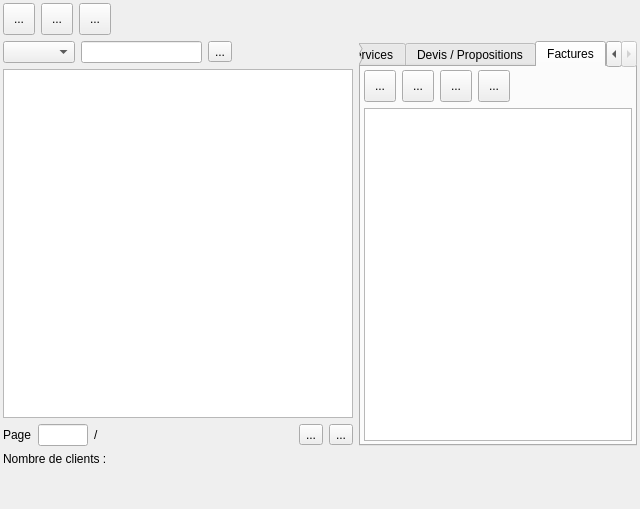
<?xml version="1.0" encoding="UTF-8"?>
<ui version="4.0">
 <class>customerView</class>
 <widget class="QWidget" name="customerView">
  <property name="geometry">
   <rect>
    <x>0</x>
    <y>0</y>
    <width>640</width>
    <height>509</height>
   </rect>
  </property>
  <property name="windowTitle">
   <string>Form</string>
  </property>
  <layout class="QHBoxLayout" name="horizontalLayout">
   <property name="spacing">
    <number>6</number>
   </property>
   <property name="leftMargin">
    <number>3</number>
   </property>
   <property name="topMargin">
    <number>3</number>
   </property>
   <property name="rightMargin">
    <number>3</number>
   </property>
   <property name="bottomMargin">
    <number>3</number>
   </property>
   <item>
    <layout class="QVBoxLayout" name="verticalLayout">
     <property name="spacing">
      <number>6</number>
     </property>
     <item>
      <layout class="QHBoxLayout" name="horizontalLayout_4" stretch="0,0,0,0">
       <property name="sizeConstraint">
        <enum>QLayout::SetDefaultConstraint</enum>
       </property>
       <property name="rightMargin">
        <number>5</number>
       </property>
       <item>
        <widget class="QToolButton" name="toolBut_Add">
         <property name="minimumSize">
          <size>
           <width>32</width>
           <height>32</height>
          </size>
         </property>
         <property name="toolTip">
          <string>Ajouter un client</string>
         </property>
         <property name="text">
          <string>...</string>
         </property>
         <property name="icon">
          <iconset resource="../ressources.qrc">
           <normaloff>:/app/adduser</normaloff>:/app/adduser</iconset>
         </property>
         <property name="iconSize">
          <size>
           <width>24</width>
           <height>24</height>
          </size>
         </property>
        </widget>
       </item>
       <item>
        <widget class="QToolButton" name="toolBut_Edit">
         <property name="minimumSize">
          <size>
           <width>32</width>
           <height>32</height>
          </size>
         </property>
         <property name="toolTip">
          <string>Modifier le client</string>
         </property>
         <property name="text">
          <string>...</string>
         </property>
         <property name="icon">
          <iconset resource="../ressources.qrc">
           <normaloff>:/app/Edit</normaloff>:/app/Edit</iconset>
         </property>
         <property name="iconSize">
          <size>
           <width>24</width>
           <height>24</height>
          </size>
         </property>
        </widget>
       </item>
       <item>
        <widget class="QToolButton" name="toolButton_Del">
         <property name="enabled">
          <bool>true</bool>
         </property>
         <property name="minimumSize">
          <size>
           <width>32</width>
           <height>32</height>
          </size>
         </property>
         <property name="toolTip">
          <string>Supprimer le client</string>
         </property>
         <property name="text">
          <string>...</string>
         </property>
         <property name="icon">
          <iconset resource="../ressources.qrc">
           <normaloff>:/app/remove</normaloff>:/app/remove</iconset>
         </property>
         <property name="iconSize">
          <size>
           <width>16</width>
           <height>16</height>
          </size>
         </property>
        </widget>
       </item>
       <item>
        <spacer name="horizontalSpacer">
         <property name="orientation">
          <enum>Qt::Horizontal</enum>
         </property>
         <property name="sizeHint" stdset="0">
          <size>
           <width>40</width>
           <height>20</height>
          </size>
         </property>
        </spacer>
       </item>
      </layout>
     </item>
     <item>
      <layout class="QHBoxLayout" name="horizontalLayout_2">
       <item>
        <layout class="QVBoxLayout" name="verticalLayout_4">
         <item>
          <layout class="QHBoxLayout" name="horizontalLayout_5">
           <item>
            <widget class="QComboBox" name="comboBoxFiltre"/>
           </item>
           <item>
            <widget class="QLineEdit" name="lineEdit_Search">
             <property name="toolTip">
              <string>&lt;!DOCTYPE HTML PUBLIC &quot;-//W3C//DTD HTML 4.0//EN&quot; &quot;http://www.w3.org/TR/REC-html40/strict.dtd&quot;&gt;
&lt;html&gt;&lt;head&gt;&lt;meta name=&quot;qrichtext&quot; content=&quot;1&quot; /&gt;&lt;style type=&quot;text/css&quot;&gt;
p, li { white-space: pre-wrap; }
&lt;/style&gt;&lt;/head&gt;&lt;body style=&quot; font-family:'Sans Serif'; font-size:9pt; font-weight:400; font-style:normal;&quot;&gt;
&lt;table border=&quot;0&quot; style=&quot;-qt-table-type: root; margin-top:4px; margin-bottom:4px; margin-left:4px; margin-right:4px;&quot;&gt;
&lt;tr&gt;
&lt;td style=&quot;border: none;&quot;&gt;
&lt;p style=&quot; margin-top:0px; margin-bottom:0px; margin-left:0px; margin-right:0px; -qt-block-indent:0; text-indent:0px;&quot;&gt;&lt;span style=&quot; font-weight:600;&quot;&gt;Chercher un client...&lt;/span&gt;&lt;/p&gt;&lt;/td&gt;&lt;/tr&gt;&lt;/table&gt;&lt;/body&gt;&lt;/html&gt;</string>
             </property>
             <property name="maxLength">
              <number>128</number>
             </property>
             <property name="clearButtonEnabled">
              <bool>true</bool>
             </property>
            </widget>
           </item>
           <item>
            <widget class="QToolButton" name="toolBut_search">
             <property name="toolTip">
              <string>Chercher un client</string>
             </property>
             <property name="text">
              <string>...</string>
             </property>
             <property name="icon">
              <iconset resource="../ressources.qrc">
               <normaloff>:/app/search</normaloff>:/app/search</iconset>
             </property>
             <property name="iconSize">
              <size>
               <width>24</width>
               <height>24</height>
              </size>
             </property>
            </widget>
           </item>
           <item>
            <spacer name="horizontalSpacer_2">
             <property name="orientation">
              <enum>Qt::Horizontal</enum>
             </property>
             <property name="sizeHint" stdset="0">
              <size>
               <width>40</width>
               <height>20</height>
              </size>
             </property>
            </spacer>
           </item>
          </layout>
         </item>
         <item>
          <widget class="QTableWidget" name="tableWidget">
           <property name="sizePolicy">
            <sizepolicy hsizetype="Minimum" vsizetype="Expanding">
             <horstretch>0</horstretch>
             <verstretch>0</verstretch>
            </sizepolicy>
           </property>
           <property name="minimumSize">
            <size>
             <width>350</width>
             <height>0</height>
            </size>
           </property>
           <property name="maximumSize">
            <size>
             <width>16777215</width>
             <height>16777215</height>
            </size>
           </property>
           <property name="alternatingRowColors">
            <bool>true</bool>
           </property>
          </widget>
         </item>
         <item>
          <layout class="QHBoxLayout" name="horizontalLayout_12">
           <item>
            <widget class="QLabel" name="LabelPa">
             <property name="text">
              <string>Page</string>
             </property>
            </widget>
           </item>
           <item>
            <widget class="QLineEdit" name="lineEdit_page">
             <property name="maximumSize">
              <size>
               <width>50</width>
               <height>16777215</height>
              </size>
             </property>
             <property name="alignment">
              <set>Qt::AlignCenter</set>
             </property>
            </widget>
           </item>
           <item>
            <widget class="QLabel" name="label_pageMax">
             <property name="text">
              <string>/</string>
             </property>
            </widget>
           </item>
           <item>
            <spacer name="horizontalSpacer_7">
             <property name="orientation">
              <enum>Qt::Horizontal</enum>
             </property>
             <property name="sizeHint" stdset="0">
              <size>
               <width>40</width>
               <height>20</height>
              </size>
             </property>
            </spacer>
           </item>
           <item>
            <widget class="QToolButton" name="toolButton_pagePrev">
             <property name="text">
              <string>...</string>
             </property>
             <property name="icon">
              <iconset resource="../ressources.qrc">
               <normaloff>:/app/prev</normaloff>:/app/prev</iconset>
             </property>
             <property name="iconSize">
              <size>
               <width>16</width>
               <height>16</height>
              </size>
             </property>
            </widget>
           </item>
           <item>
            <widget class="QToolButton" name="toolButton_pageNext">
             <property name="text">
              <string>...</string>
             </property>
             <property name="icon">
              <iconset resource="../ressources.qrc">
               <normaloff>:/app/next</normaloff>:/app/next</iconset>
             </property>
            </widget>
           </item>
          </layout>
         </item>
        </layout>
       </item>
       <item>
        <widget class="QTabWidget" name="tabWidget_Customer">
         <property name="sizePolicy">
          <sizepolicy hsizetype="Expanding" vsizetype="Expanding">
           <horstretch>1</horstretch>
           <verstretch>0</verstretch>
          </sizepolicy>
         </property>
         <property name="tabShape">
          <enum>QTabWidget::Rounded</enum>
         </property>
         <property name="currentIndex">
          <number>3</number>
         </property>
         <property name="iconSize">
          <size>
           <width>24</width>
           <height>24</height>
          </size>
         </property>
         <widget class="QWidget" name="tab_file">
          <attribute name="icon">
           <iconset resource="../ressources.qrc">
            <normaloff>:/app/customer_info</normaloff>:/app/customer_info</iconset>
          </attribute>
          <attribute name="title">
           <string>Fiche</string>
          </attribute>
          <layout class="QHBoxLayout" name="horizontalLayout_6">
           <property name="leftMargin">
            <number>3</number>
           </property>
           <property name="topMargin">
            <number>3</number>
           </property>
           <property name="rightMargin">
            <number>3</number>
           </property>
           <property name="bottomMargin">
            <number>3</number>
           </property>
           <item>
            <layout class="QVBoxLayout" name="verticalLayout_5">
             <item>
              <widget class="QScrollArea" name="scrollArea">
               <property name="widgetResizable">
                <bool>true</bool>
               </property>
               <widget class="QWidget" name="scrollAreaWidgetContents">
                <property name="geometry">
                 <rect>
                  <x>0</x>
                  <y>0</y>
                  <width>256</width>
                  <height>347</height>
                 </rect>
                </property>
                <layout class="QVBoxLayout" name="verticalLayout_9">
                 <item>
                  <layout class="QVBoxLayout" name="verticalLayout_8">
                   <item>
                    <layout class="QHBoxLayout" name="horizontalLayout_13">
                     <item>
                      <widget class="QToolButton" name="toolButton_clipboard">
                       <property name="toolTip">
                        <string>Copier dans le presse papier</string>
                       </property>
                       <property name="text">
                        <string>...</string>
                       </property>
                       <property name="icon">
                        <iconset resource="../ressources.qrc">
                         <normaloff>:/app/check</normaloff>:/app/check</iconset>
                       </property>
                       <property name="iconSize">
                        <size>
                         <width>24</width>
                         <height>24</height>
                        </size>
                       </property>
                      </widget>
                     </item>
                     <item>
                      <spacer name="horizontalSpacer_8">
                       <property name="orientation">
                        <enum>Qt::Horizontal</enum>
                       </property>
                       <property name="sizeHint" stdset="0">
                        <size>
                         <width>40</width>
                         <height>20</height>
                        </size>
                       </property>
                      </spacer>
                     </item>
                    </layout>
                   </item>
                   <item>
                    <widget class="QLabel" name="labelInfoCustomer">
                     <property name="text">
                      <string>...</string>
                     </property>
                     <property name="margin">
                      <number>5</number>
                     </property>
                    </widget>
                   </item>
                   <item>
                    <spacer name="verticalSpacer_3">
                     <property name="orientation">
                      <enum>Qt::Vertical</enum>
                     </property>
                     <property name="sizeHint" stdset="0">
                      <size>
                       <width>20</width>
                       <height>40</height>
                      </size>
                     </property>
                    </spacer>
                   </item>
                  </layout>
                 </item>
                </layout>
               </widget>
              </widget>
             </item>
            </layout>
           </item>
          </layout>
         </widget>
         <widget class="QWidget" name="tab_services">
          <attribute name="icon">
           <iconset resource="../ressources.qrc">
            <normaloff>:/app/services</normaloff>:/app/services</iconset>
          </attribute>
          <attribute name="title">
           <string>Services</string>
          </attribute>
          <layout class="QVBoxLayout" name="verticalLayout_11">
           <property name="leftMargin">
            <number>3</number>
           </property>
           <property name="topMargin">
            <number>3</number>
           </property>
           <property name="rightMargin">
            <number>3</number>
           </property>
           <property name="bottomMargin">
            <number>3</number>
           </property>
           <item>
            <layout class="QVBoxLayout" name="verticalLayout_10">
             <item>
              <layout class="QHBoxLayout" name="horizontalLayout_3">
               <item>
                <widget class="QToolButton" name="toolButton_addService">
                 <property name="minimumSize">
                  <size>
                   <width>32</width>
                   <height>32</height>
                  </size>
                 </property>
                 <property name="toolTip">
                  <string>Ajouter un service</string>
                 </property>
                 <property name="text">
                  <string/>
                 </property>
                 <property name="icon">
                  <iconset resource="../ressources.qrc">
                   <normaloff>:/app/insert</normaloff>:/app/insert</iconset>
                 </property>
                 <property name="iconSize">
                  <size>
                   <width>24</width>
                   <height>24</height>
                  </size>
                 </property>
                </widget>
               </item>
               <item>
                <widget class="QToolButton" name="toolButton_editService">
                 <property name="minimumSize">
                  <size>
                   <width>32</width>
                   <height>32</height>
                  </size>
                 </property>
                 <property name="toolTip">
                  <string>Editer un service</string>
                 </property>
                 <property name="text">
                  <string/>
                 </property>
                 <property name="icon">
                  <iconset resource="../ressources.qrc">
                   <normaloff>:/app/Edit</normaloff>:/app/Edit</iconset>
                 </property>
                 <property name="iconSize">
                  <size>
                   <width>24</width>
                   <height>24</height>
                  </size>
                 </property>
                </widget>
               </item>
               <item>
                <widget class="QToolButton" name="toolButton_delService">
                 <property name="minimumSize">
                  <size>
                   <width>32</width>
                   <height>32</height>
                  </size>
                 </property>
                 <property name="toolTip">
                  <string>Supprimer un service</string>
                 </property>
                 <property name="text">
                  <string/>
                 </property>
                 <property name="icon">
                  <iconset resource="../ressources.qrc">
                   <normaloff>:/app/remove</normaloff>:/app/remove</iconset>
                 </property>
                 <property name="iconSize">
                  <size>
                   <width>16</width>
                   <height>16</height>
                  </size>
                 </property>
                </widget>
               </item>
               <item>
                <widget class="QToolButton" name="toolButton_printServ">
                 <property name="minimumSize">
                  <size>
                   <width>32</width>
                   <height>32</height>
                  </size>
                 </property>
                 <property name="toolTip">
                  <string>imprimer un service</string>
                 </property>
                 <property name="text">
                  <string/>
                 </property>
                 <property name="icon">
                  <iconset resource="../ressources.qrc">
                   <normaloff>:/app/print</normaloff>:/app/print</iconset>
                 </property>
                 <property name="iconSize">
                  <size>
                   <width>22</width>
                   <height>22</height>
                  </size>
                 </property>
                </widget>
               </item>
               <item>
                <spacer name="horizontalSpacer_6">
                 <property name="orientation">
                  <enum>Qt::Horizontal</enum>
                 </property>
                 <property name="sizeHint" stdset="0">
                  <size>
                   <width>40</width>
                   <height>20</height>
                  </size>
                 </property>
                </spacer>
               </item>
              </layout>
             </item>
             <item>
              <widget class="QTableWidget" name="tableWidget_Services">
               <property name="alternatingRowColors">
                <bool>true</bool>
               </property>
              </widget>
             </item>
            </layout>
           </item>
          </layout>
         </widget>
         <widget class="QWidget" name="tab_estimates">
          <attribute name="title">
           <string>Devis / Propositions</string>
          </attribute>
          <layout class="QHBoxLayout" name="horizontalLayout_10">
           <property name="leftMargin">
            <number>3</number>
           </property>
           <property name="topMargin">
            <number>3</number>
           </property>
           <property name="rightMargin">
            <number>3</number>
           </property>
           <property name="bottomMargin">
            <number>3</number>
           </property>
           <item>
            <layout class="QVBoxLayout" name="verticalLayout_7">
             <item>
              <layout class="QHBoxLayout" name="horizontalLayout_11">
               <item>
                <widget class="QToolButton" name="toolButton_addProposal">
                 <property name="minimumSize">
                  <size>
                   <width>32</width>
                   <height>32</height>
                  </size>
                 </property>
                 <property name="toolTip">
                  <string>Créer un devis</string>
                 </property>
                 <property name="text">
                  <string>...</string>
                 </property>
                 <property name="icon">
                  <iconset resource="../ressources.qrc">
                   <normaloff>:/app/insert</normaloff>:/app/insert</iconset>
                 </property>
                 <property name="iconSize">
                  <size>
                   <width>24</width>
                   <height>24</height>
                  </size>
                 </property>
                </widget>
               </item>
               <item>
                <widget class="QToolButton" name="toolButton_editProposal">
                 <property name="minimumSize">
                  <size>
                   <width>32</width>
                   <height>32</height>
                  </size>
                 </property>
                 <property name="toolTip">
                  <string>Modifier le devis sélectionné</string>
                 </property>
                 <property name="text">
                  <string>...</string>
                 </property>
                 <property name="icon">
                  <iconset resource="../ressources.qrc">
                   <normaloff>:/app/Edit</normaloff>:/app/Edit</iconset>
                 </property>
                 <property name="iconSize">
                  <size>
                   <width>24</width>
                   <height>24</height>
                  </size>
                 </property>
                </widget>
               </item>
               <item>
                <widget class="QToolButton" name="toolButton_delProposal">
                 <property name="minimumSize">
                  <size>
                   <width>32</width>
                   <height>32</height>
                  </size>
                 </property>
                 <property name="toolTip">
                  <string>Supprimer le devis sélectionné</string>
                 </property>
                 <property name="text">
                  <string>...</string>
                 </property>
                 <property name="icon">
                  <iconset resource="../ressources.qrc">
                   <normaloff>:/app/remove</normaloff>:/app/remove</iconset>
                 </property>
                 <property name="iconSize">
                  <size>
                   <width>16</width>
                   <height>16</height>
                  </size>
                 </property>
                </widget>
               </item>
               <item>
                <widget class="QToolButton" name="toolButton_printPro">
                 <property name="minimumSize">
                  <size>
                   <width>32</width>
                   <height>32</height>
                  </size>
                 </property>
                 <property name="toolTip">
                  <string>Imprimer le devis</string>
                 </property>
                 <property name="text">
                  <string>...</string>
                 </property>
                 <property name="icon">
                  <iconset resource="../ressources.qrc">
                   <normaloff>:/app/print</normaloff>:/app/print</iconset>
                 </property>
                 <property name="iconSize">
                  <size>
                   <width>22</width>
                   <height>22</height>
                  </size>
                 </property>
                </widget>
               </item>
               <item>
                <spacer name="horizontalSpacer_5">
                 <property name="orientation">
                  <enum>Qt::Horizontal</enum>
                 </property>
                 <property name="sizeHint" stdset="0">
                  <size>
                   <width>40</width>
                   <height>20</height>
                  </size>
                 </property>
                </spacer>
               </item>
              </layout>
             </item>
             <item>
              <widget class="QTableWidget" name="tableWidget_Proposals">
               <property name="alternatingRowColors">
                <bool>true</bool>
               </property>
              </widget>
             </item>
            </layout>
           </item>
          </layout>
         </widget>
         <widget class="QWidget" name="tab_invoices">
          <attribute name="title">
           <string>Factures</string>
          </attribute>
          <layout class="QVBoxLayout" name="verticalLayout_3">
           <property name="leftMargin">
            <number>3</number>
           </property>
           <property name="topMargin">
            <number>3</number>
           </property>
           <property name="rightMargin">
            <number>3</number>
           </property>
           <property name="bottomMargin">
            <number>3</number>
           </property>
           <item>
            <layout class="QVBoxLayout" name="verticalLayout_2">
             <item>
              <layout class="QHBoxLayout" name="horizontalLayout_9">
               <item>
                <widget class="QToolButton" name="toolButton_addInvoice">
                 <property name="minimumSize">
                  <size>
                   <width>32</width>
                   <height>32</height>
                  </size>
                 </property>
                 <property name="toolTip">
                  <string>Créer une facture</string>
                 </property>
                 <property name="text">
                  <string>...</string>
                 </property>
                 <property name="icon">
                  <iconset resource="../ressources.qrc">
                   <normaloff>:/app/insert</normaloff>:/app/insert</iconset>
                 </property>
                 <property name="iconSize">
                  <size>
                   <width>24</width>
                   <height>24</height>
                  </size>
                 </property>
                </widget>
               </item>
               <item>
                <widget class="QToolButton" name="toolButton_editInvoice">
                 <property name="minimumSize">
                  <size>
                   <width>32</width>
                   <height>32</height>
                  </size>
                 </property>
                 <property name="toolTip">
                  <string>Modifier la facture sélectionnée</string>
                 </property>
                 <property name="text">
                  <string>...</string>
                 </property>
                 <property name="icon">
                  <iconset resource="../ressources.qrc">
                   <normaloff>:/app/Edit</normaloff>:/app/Edit</iconset>
                 </property>
                 <property name="iconSize">
                  <size>
                   <width>24</width>
                   <height>24</height>
                  </size>
                 </property>
                </widget>
               </item>
               <item>
                <widget class="QToolButton" name="toolButton_delInvoice">
                 <property name="minimumSize">
                  <size>
                   <width>32</width>
                   <height>32</height>
                  </size>
                 </property>
                 <property name="toolTip">
                  <string>Supprimer la facture sélectionnée</string>
                 </property>
                 <property name="text">
                  <string>...</string>
                 </property>
                 <property name="icon">
                  <iconset resource="../ressources.qrc">
                   <normaloff>:/app/remove</normaloff>:/app/remove</iconset>
                 </property>
                 <property name="iconSize">
                  <size>
                   <width>16</width>
                   <height>16</height>
                  </size>
                 </property>
                </widget>
               </item>
               <item>
                <widget class="QToolButton" name="toolButton_printInv">
                 <property name="minimumSize">
                  <size>
                   <width>32</width>
                   <height>32</height>
                  </size>
                 </property>
                 <property name="toolTip">
                  <string>Imprimer la facture</string>
                 </property>
                 <property name="text">
                  <string>...</string>
                 </property>
                 <property name="icon">
                  <iconset resource="../ressources.qrc">
                   <normaloff>:/app/print</normaloff>:/app/print</iconset>
                 </property>
                 <property name="iconSize">
                  <size>
                   <width>22</width>
                   <height>22</height>
                  </size>
                 </property>
                </widget>
               </item>
               <item>
                <spacer name="horizontalSpacer_4">
                 <property name="orientation">
                  <enum>Qt::Horizontal</enum>
                 </property>
                 <property name="sizeHint" stdset="0">
                  <size>
                   <width>40</width>
                   <height>20</height>
                  </size>
                 </property>
                </spacer>
               </item>
              </layout>
             </item>
             <item>
              <widget class="QTableWidget" name="tableWidget_Invoices">
               <property name="alternatingRowColors">
                <bool>true</bool>
               </property>
              </widget>
             </item>
            </layout>
           </item>
          </layout>
         </widget>
        </widget>
       </item>
      </layout>
     </item>
     <item>
      <widget class="QLabel" name="labelCustomersNumber">
       <property name="text">
        <string>Nombre de clients :</string>
       </property>
      </widget>
     </item>
     <item>
      <spacer name="verticalSpacer">
       <property name="orientation">
        <enum>Qt::Vertical</enum>
       </property>
       <property name="sizeType">
        <enum>QSizePolicy::Fixed</enum>
       </property>
       <property name="sizeHint" stdset="0">
        <size>
         <width>20</width>
         <height>40</height>
        </size>
       </property>
      </spacer>
     </item>
    </layout>
   </item>
  </layout>
 </widget>
 <resources>
  <include location="../ressources.qrc"/>
 </resources>
 <connections/>
</ui>
